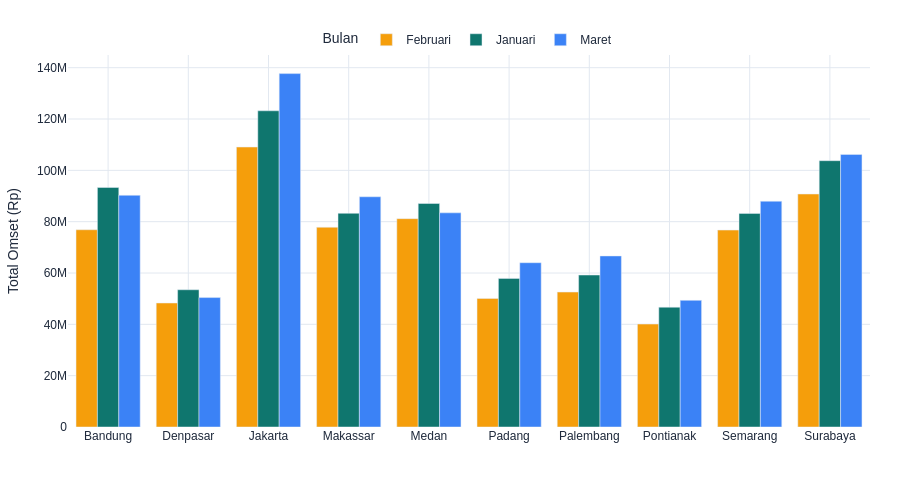

Notebook cell for this chart:
### Markdown cell above
---
## VISUALISASI

### Code cell
# 1. OMSET PER CABANG PER BULAN (Grouped Bar)
df_bulanan = df.groupby(['Bulan', 'Nama_Cabang'])['Omset'].sum().reset_index()
df_bulanan['Bulan'] = pd.Categorical(df_bulanan['Bulan'], categories=month_order, ordered=True)

fig1 = px.bar(df_bulanan, x='Nama_Cabang', y='Omset', color='Bulan', barmode='group',
              color_discrete_map={'Januari': COLORS['primary'], 'Februari': COLORS['accent_gold'], 'Maret': COLORS['accent_blue']},
              labels={'Omset': 'Total Omset (Rp)', 'Nama_Cabang': ''})
fig1.update_layout(legend=dict(orientation='h', y=1.08, x=0.5, xanchor='center'))
styled(fig1, 480)
fig1.show()
save(fig1, '01_omset_cabang_bulanan')

### Figure 1 — Plotly figure (JSON) as saved in the notebook; plotly's stock layout.template omitted (floating-point values rounded to 4 significant figures)
{"data": [{"alignmentgroup": "True", "hovertemplate": "Bulan=Februari<br>=%{x}<br>Total Omset (Rp)=%{y}<extra></extra>", "legendgroup": "Februari", "marker": {"color": "#F59E0B", "pattern": {"shape": ""}}, "name": "Februari", "offsetgroup": "Februari", "orientation": "v", "showlegend": true, "textposition": "auto", "type": "bar", "x": ["Bandung", "Denpasar", "Jakarta", "Makassar", "Medan", "Padang", "Palembang", "Pontianak", "Semarang", "Surabaya"], "xaxis": "x", "y": [76853324, 48311328, 109073371, 77822140, 81173306, 50079322, 52573702, 40104902, 76727555, 90774201], "yaxis": "y"}, {"alignmentgroup": "True", "hovertemplate": "Bulan=Januari<br>=%{x}<br>Total Omset (Rp)=%{y}<extra></extra>", "legendgroup": "Januari", "marker": {"color": "#0F766E", "pattern": {"shape": ""}}, "name": "Januari", "offsetgroup": "Januari", "orientation": "v", "showlegend": true, "textposition": "auto", "type": "bar", "x": ["Bandung", "Denpasar", "Jakarta", "Makassar", "Medan", "Padang", "Palembang", "Pontianak", "Semarang", "Surabaya"], "xaxis": "x", "y": [93331313, 53474981, 123206626, 83257759, 87080016, 57908806, 59217594, 46682761, 83226215, 103768409], "yaxis": "y"}, {"alignmentgroup": "True", "hovertemplate": "Bulan=Maret<br>=%{x}<br>Total Omset (Rp)=%{y}<extra></extra>", "legendgroup": "Maret", "marker": {"color": "#3B82F6", "pattern": {"shape": ""}}, "name": "Maret", "offsetgroup": "Maret", "orientation": "v", "showlegend": true, "textposition": "auto", "type": "bar", "x": ["Bandung", "Denpasar", "Jakarta", "Makassar", "Medan", "Padang", "Palembang", "Pontianak", "Semarang", "Surabaya"], "xaxis": "x", "y": [90278202, 50430599, 137697241, 89707666, 83446142, 64012450, 66652409, 49338761, 87972269, 106203627], "yaxis": "y"}], "layout": {"barmode": "group", "font": {"color": "#1E293B", "family": "Arial, Helvetica, sans-serif", "size": 12}, "height": 480, "legend": {"orientation": "h", "title": {"text": "Bulan"}, "tracegroupgap": 0, "x": 0.5, "xanchor": "center", "y": 1.08}, "margin": {"b": 40, "l": 50, "r": 30, "t": 55}, "paper_bgcolor": "white", "plot_bgcolor": "white", "title": {"font": {"color": "#1E293B", "family": "Arial, Helvetica, sans-serif", "size": 15}, "x": 0, "xanchor": "left"}, "width": 900, "xaxis": {"anchor": "y", "domain": [0.0, 1.0], "gridcolor": "#E2E8F0", "title": {"text": ""}, "zeroline": false}, "yaxis": {"anchor": "x", "domain": [0.0, 1.0], "gridcolor": "#E2E8F0", "title": {"text": "Total Omset (Rp)"}, "zeroline": false}}}
